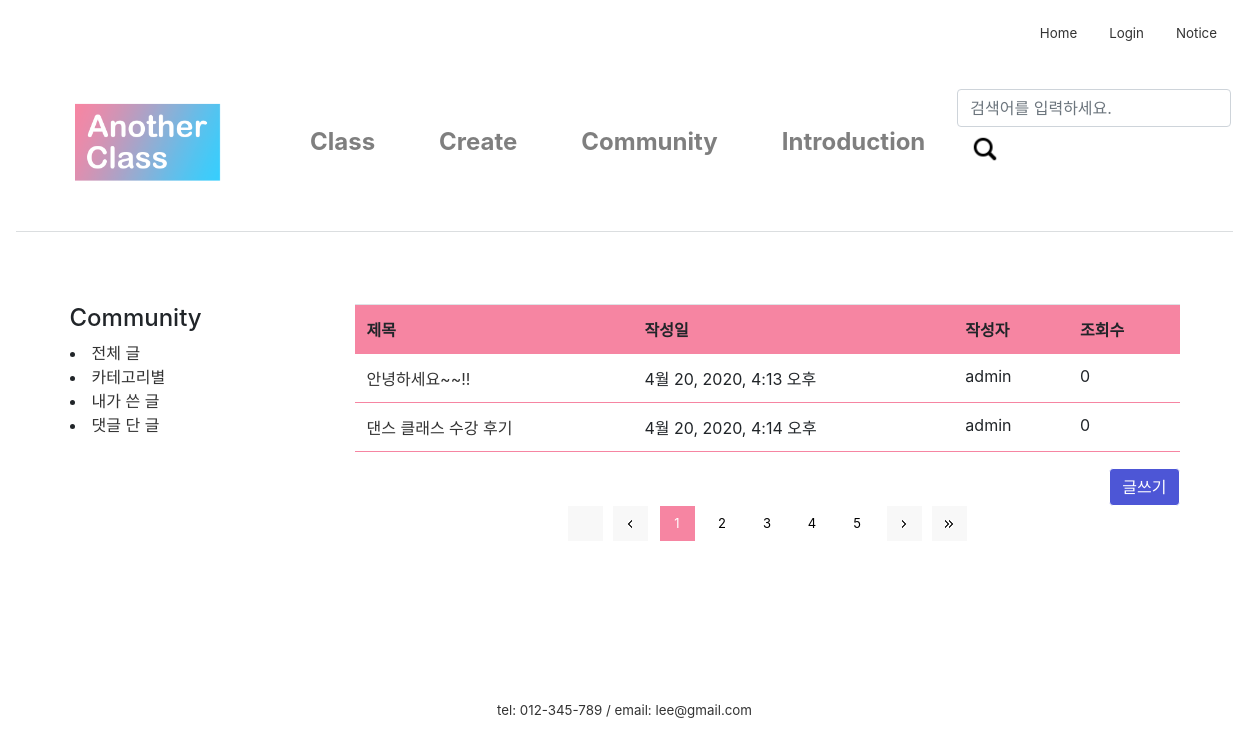
Before: /community/ with the older database file.
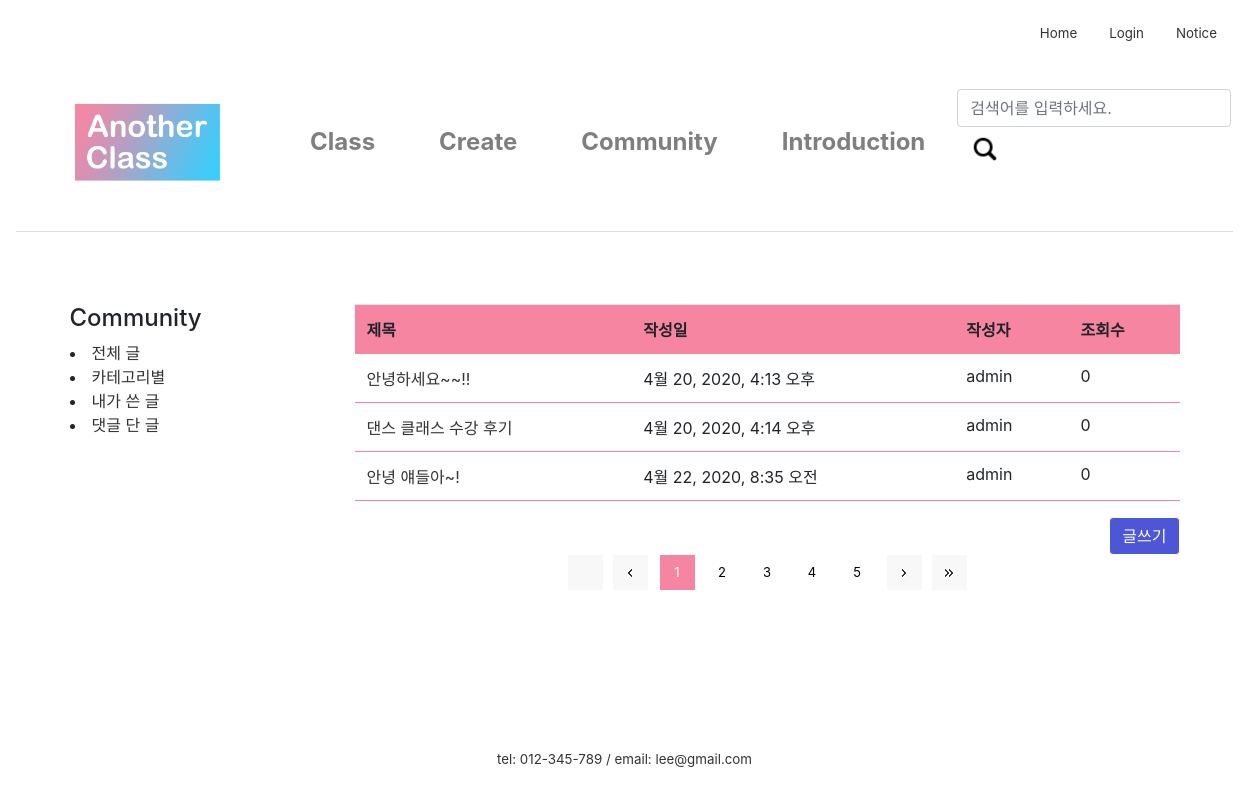
After: the same page with the newer database file.
### firstApp/models.py (models this page shows, shortened)
class Post(models.Model):
    author = models.ForeignKey(settings.AUTH_USER_MODEL, on_delete=models.CASCADE)
    title = models.CharField(max_length=200)
    text = models.TextField()
    created_date = models.DateTimeField(
            default=timezone.now)
    published_date = models.DateTimeField(
            blank=True, null=True)
    views = models.PositiveIntegerField(default = 0)

### firstApp/views.py (the view)
# urls.py: path('community/', views.community, name='community'),
def community(request):
    post_list = Post.objects.all()
    return render(request, 'firstApp/community.html', {
        'post_list': post_list, })

### firstApp/templates/firstApp/community.html (shortened to what this page needs)
{% extends 'firstApp/base.html'%}
{% load static %}
{% block content %}
<link rel="stylesheet" href="{% static 'css/paginate.css' %}">
<html>
<body>
	<section>
		<div class="container">
			<div class="row">
				<div class="col-sm-3">
					<div class="left-sidebar">
							<h4>Community</h4>
                            <li class="active"><a href="전체글" data-toggle="tab">전체 글</a></li>
							<li class="active"><a href="카테고리별" data-toggle="tab">카테고리별</a></li>
							<li class="active"><a href="내가쓴글" data-toggle="tab">내가 쓴 글</a></li>
							<li class="active"><a href="댓글단글" data-toggle="tab">댓글 단 글</a></li>
					</div>
				</div>
				<div class="col-sm-9">
					<div class="blog-post-area">
							<table class="table">
								<tr>
									<th>제목</th>
									<th>작성일</th>
									<th>작성자</th>
									<th>조회수</th>
								</tr>
								{% for post in post_list %}
								<tr>
									<td>
										<a href="{% url 'post_detail' post.pk %}">{{ post.title }}</a>
									</td>
									<td>{{post.created_date}}</td>
									<td>{{post.author}}</td>
									<td>{{post.views}}</td>
								</tr>
								{% endfor %}
							</table>
						<div align="right">
							<div id="btn">
								<a href="/createpost">
									<input class="btn btn-secondary" type="button" value="글쓰기">
								</a>
							</div>
						</div>
						<div class="page_wrap">
							<div class="page_nation">
							   <a class="arrow pprev" href="#"></a>
							   <a class="arrow prev" href="#"></a>
							   <a href="#" class="active">1</a>
							   <a href="#">2</a>
							   <a href="#">3</a>
							   <a href="#">4</a>
							   <a href="#">5</a>
							   <a class="arrow next" href="#"></a>
							   <a class="arrow nnext" href="#"></a>
							</div>
						 </div>
					</div>
				</div>
			</div>
		</div>
	</section>
</body>
</html>
{% endblock content%}

Changed rows visible on the page:
added Post: title "안녕 얘들아~!", created_date "4월 22, 2020, 8:35 오전", author "admin", views "0"
